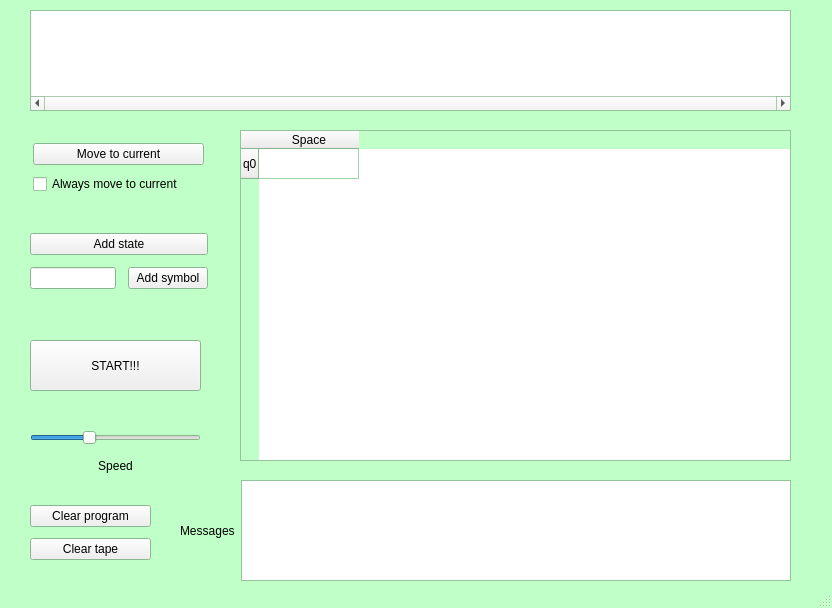
<?xml version="1.0" encoding="UTF-8"?>
<ui version="4.0">
 <class>MainWindow</class>
 <widget class="QMainWindow" name="MainWindow">
  <property name="geometry">
   <rect>
    <x>0</x>
    <y>0</y>
    <width>832</width>
    <height>608</height>
   </rect>
  </property>
  <property name="palette">
   <palette>
    <active>
     <colorrole role="Base">
      <brush brushstyle="SolidPattern">
       <color alpha="255">
        <red>255</red>
        <green>255</green>
        <blue>255</blue>
       </color>
      </brush>
     </colorrole>
     <colorrole role="Window">
      <brush brushstyle="SolidPattern">
       <color alpha="255">
        <red>192</red>
        <green>255</green>
        <blue>199</blue>
       </color>
      </brush>
     </colorrole>
    </active>
    <inactive>
     <colorrole role="Base">
      <brush brushstyle="SolidPattern">
       <color alpha="255">
        <red>255</red>
        <green>255</green>
        <blue>255</blue>
       </color>
      </brush>
     </colorrole>
     <colorrole role="Window">
      <brush brushstyle="SolidPattern">
       <color alpha="255">
        <red>192</red>
        <green>255</green>
        <blue>199</blue>
       </color>
      </brush>
     </colorrole>
    </inactive>
    <disabled>
     <colorrole role="Base">
      <brush brushstyle="SolidPattern">
       <color alpha="255">
        <red>192</red>
        <green>255</green>
        <blue>199</blue>
       </color>
      </brush>
     </colorrole>
     <colorrole role="Window">
      <brush brushstyle="SolidPattern">
       <color alpha="255">
        <red>192</red>
        <green>255</green>
        <blue>199</blue>
       </color>
      </brush>
     </colorrole>
    </disabled>
   </palette>
  </property>
  <property name="windowTitle">
   <string>MainWindow</string>
  </property>
  <widget class="QWidget" name="centralwidget">
   <widget class="QTableWidget" name="program">
    <property name="geometry">
     <rect>
      <x>240</x>
      <y>130</y>
      <width>551</width>
      <height>331</height>
     </rect>
    </property>
    <property name="rowCount">
     <number>1</number>
    </property>
    <property name="columnCount">
     <number>1</number>
    </property>
    <attribute name="horizontalHeaderShowSortIndicator" stdset="0">
     <bool>false</bool>
    </attribute>
    <row>
     <property name="text">
      <string>q0</string>
     </property>
    </row>
    <column>
     <property name="text">
      <string>Space</string>
     </property>
    </column>
   </widget>
   <widget class="QTableWidget" name="tape">
    <property name="geometry">
     <rect>
      <x>30</x>
      <y>10</y>
      <width>761</width>
      <height>101</height>
     </rect>
    </property>
    <property name="verticalScrollBarPolicy">
     <enum>Qt::ScrollBarAlwaysOff</enum>
    </property>
    <property name="horizontalScrollBarPolicy">
     <enum>Qt::ScrollBarAlwaysOn</enum>
    </property>
    <property name="autoScroll">
     <bool>true</bool>
    </property>
    <property name="rowCount">
     <number>0</number>
    </property>
    <property name="columnCount">
     <number>0</number>
    </property>
    <attribute name="horizontalHeaderVisible">
     <bool>false</bool>
    </attribute>
    <attribute name="horizontalHeaderDefaultSectionSize">
     <number>80</number>
    </attribute>
    <attribute name="horizontalHeaderHighlightSections">
     <bool>true</bool>
    </attribute>
    <attribute name="verticalHeaderVisible">
     <bool>false</bool>
    </attribute>
    <attribute name="verticalHeaderDefaultSectionSize">
     <number>78</number>
    </attribute>
    <attribute name="verticalHeaderHighlightSections">
     <bool>true</bool>
    </attribute>
   </widget>
   <widget class="QPushButton" name="startProgramButton">
    <property name="geometry">
     <rect>
      <x>30</x>
      <y>340</y>
      <width>171</width>
      <height>51</height>
     </rect>
    </property>
    <property name="text">
     <string>START!!!</string>
    </property>
   </widget>
   <widget class="QWidget" name="layoutWidget">
    <property name="geometry">
     <rect>
      <x>30</x>
      <y>500</y>
      <width>121</width>
      <height>65</height>
     </rect>
    </property>
    <layout class="QVBoxLayout" name="verticalLayout">
     <item>
      <widget class="QPushButton" name="clearProgram">
       <property name="text">
        <string>Clear program</string>
       </property>
      </widget>
     </item>
     <item>
      <widget class="QPushButton" name="clearTape">
       <property name="text">
        <string>Clear tape</string>
       </property>
      </widget>
     </item>
    </layout>
   </widget>
   <widget class="QWidget" name="layoutWidget">
    <property name="geometry">
     <rect>
      <x>33</x>
      <y>140</y>
      <width>171</width>
      <height>57</height>
     </rect>
    </property>
    <layout class="QVBoxLayout" name="verticalLayout_2">
     <item>
      <widget class="QPushButton" name="pushButton_2">
       <property name="text">
        <string>Move to current</string>
       </property>
      </widget>
     </item>
     <item>
      <widget class="QCheckBox" name="checkBox">
       <property name="text">
        <string>Always move to current</string>
       </property>
      </widget>
     </item>
    </layout>
   </widget>
   <widget class="QWidget" name="layoutWidget">
    <property name="geometry">
     <rect>
      <x>30</x>
      <y>430</y>
      <width>171</width>
      <height>51</height>
     </rect>
    </property>
    <layout class="QVBoxLayout" name="verticalLayout_3">
     <item>
      <widget class="QSlider" name="horizontalSlider">
       <property name="minimum">
        <number>1</number>
       </property>
       <property name="maximum">
        <number>4</number>
       </property>
       <property name="singleStep">
        <number>1</number>
       </property>
       <property name="value">
        <number>2</number>
       </property>
       <property name="sliderPosition">
        <number>2</number>
       </property>
       <property name="tracking">
        <bool>false</bool>
       </property>
       <property name="orientation">
        <enum>Qt::Horizontal</enum>
       </property>
      </widget>
     </item>
     <item>
      <widget class="QLabel" name="label_2">
       <property name="text">
        <string>Speed</string>
       </property>
       <property name="alignment">
        <set>Qt::AlignCenter</set>
       </property>
      </widget>
     </item>
    </layout>
   </widget>
   <widget class="QWidget" name="layoutWidget">
    <property name="geometry">
     <rect>
      <x>30</x>
      <y>230</y>
      <width>178</width>
      <height>67</height>
     </rect>
    </property>
    <layout class="QVBoxLayout" name="verticalLayout_4">
     <item>
      <widget class="QPushButton" name="addStateButton">
       <property name="text">
        <string>Add state</string>
       </property>
      </widget>
     </item>
     <item>
      <layout class="QHBoxLayout" name="horizontalLayout">
       <item>
        <widget class="QLineEdit" name="addSymbolLine"/>
       </item>
       <item>
        <spacer name="horizontalSpacer">
         <property name="orientation">
          <enum>Qt::Horizontal</enum>
         </property>
         <property name="sizeHint" stdset="0">
          <size>
           <width>28</width>
           <height>28</height>
          </size>
         </property>
        </spacer>
       </item>
       <item>
        <widget class="QPushButton" name="addSymbolButton">
         <property name="text">
          <string>Add symbol</string>
         </property>
        </widget>
       </item>
      </layout>
     </item>
    </layout>
   </widget>
   <widget class="QWidget" name="layoutWidget">
    <property name="geometry">
     <rect>
      <x>180</x>
      <y>480</y>
      <width>611</width>
      <height>101</height>
     </rect>
    </property>
    <layout class="QHBoxLayout" name="horizontalLayout_2">
     <item>
      <widget class="QLabel" name="label">
       <property name="text">
        <string>Messages</string>
       </property>
      </widget>
     </item>
     <item>
      <widget class="QTextBrowser" name="messageBox"/>
     </item>
    </layout>
   </widget>
  </widget>
  <widget class="QStatusBar" name="statusbar"/>
 </widget>
 <resources/>
 <connections/>
</ui>
